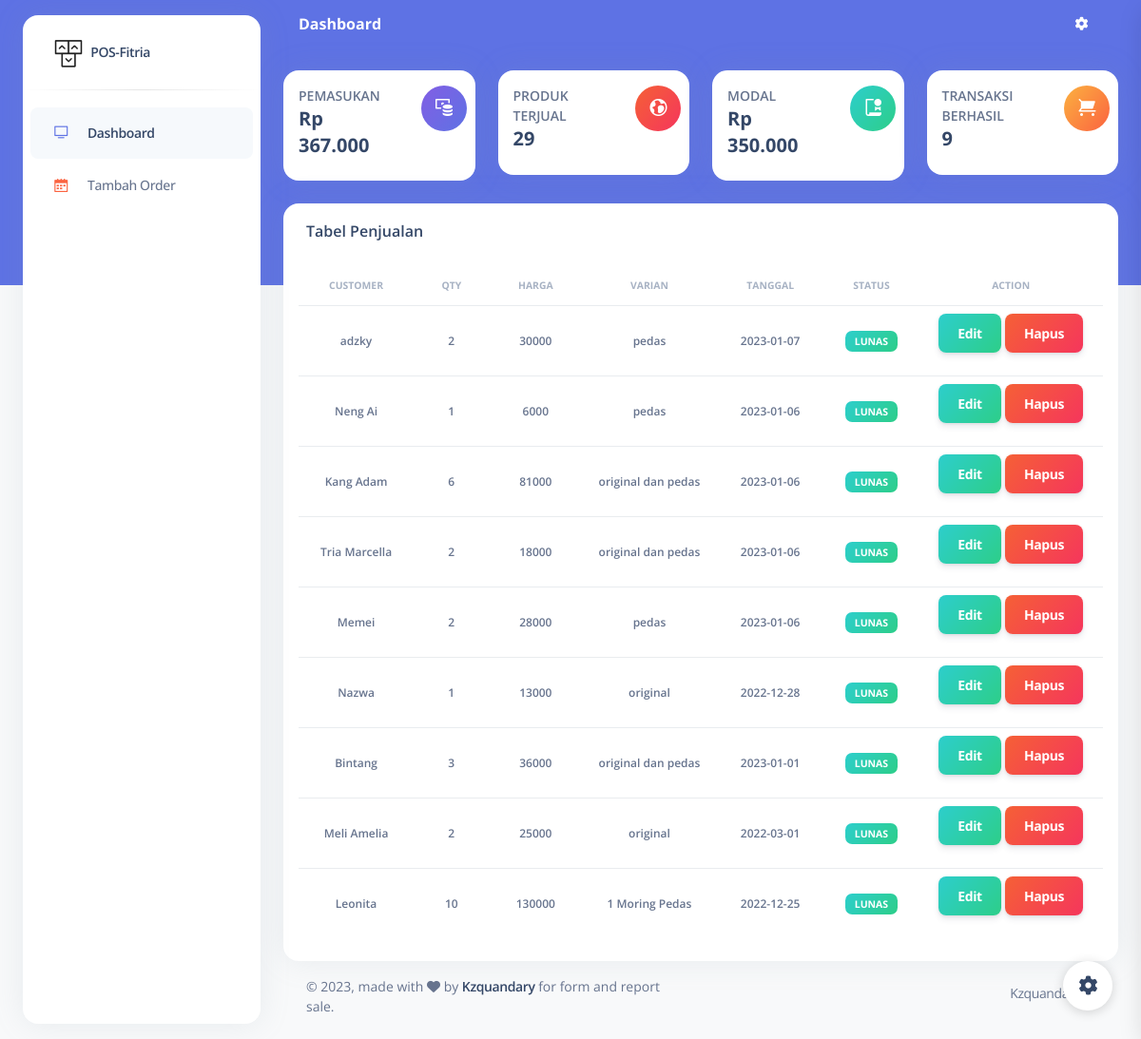
The page / on the database its author committed.
### tables this page shows
CREATE TABLE `sale` (
  `id` int(10) NOT NULL,
  `customer` varchar(50) NOT NULL,
  `qty` int(3) NOT NULL,
  `harga` varchar(30) NOT NULL,
  `varian` text NOT NULL,
  `tanggal` date NOT NULL,
  `status` enum('Lunas','Belum Bayar') NOT NULL
);

### index.php (the view, shortened to what this page needs)
<?php
include 'koneksi.php';
?>
<!DOCTYPE html>
<html lang="en">
<head>
  <link href="./assets/css/nucleo-icons.css" rel="stylesheet" />
  <link href="./assets/css/nucleo-svg.css" rel="stylesheet" />
  <link href="./assets/css/nucleo-svg.css" rel="stylesheet" />
  <link id="pagestyle" href="./assets/css/argon-dashboard.css?v=2.0.4" rel="stylesheet" />
</head>
<body class="g-sidenav-show   bg-gray-100">
  <aside class="sidenav bg-white navbar navbar-vertical navbar-expand-xs border-0 border-radius-xl my-3 fixed-start ms-4 " id="sidenav-main">
    <div class="sidenav-header">
      <a class="navbar-brand m-0" href=" https://demos.creative-tim.com/argon-dashboard/pages/dashboard.html " target="_blank">
        <img src="./assets/img/logo-ct-dark.png" class="navbar-brand-img h-100" alt="main_logo">
        <span class="ms-1 font-weight-bold">POS-Fitria</span>
      </a>
    </div>
    <hr class="horizontal dark mt-0">
    <div class="collapse navbar-collapse  w-auto " id="sidenav-collapse-main">
      <ul class="navbar-nav">
        <li class="nav-item">
          <a class="nav-link active" href="index.php">
            <div class="icon icon-shape icon-sm border-radius-md text-center me-2 d-flex align-items-center justify-content-center">
              <i class="ni ni-tv-2 text-primary text-sm opacity-10"></i>
            </div>
            <span class="nav-link-text ms-1">Dashboard</span>
          </a>
        </li>
        <li class="nav-item">
          <a class="nav-link " href="order.php">
            <div class="icon icon-shape icon-sm border-radius-md text-center me-2 d-flex align-items-center justify-content-center">
              <i class="ni ni-calendar-grid-58 text-warning text-sm opacity-10"></i>
            </div>
            <span class="nav-link-text ms-1">Tambah Order</span>
          </a>
        </li>
  </aside>
  <main class="main-content position-relative border-radius-lg ">
    <nav class="navbar navbar-main navbar-expand-lg px-0 mx-4 shadow-none border-radius-xl " id="navbarBlur" data-scroll="false">
      <div class="container-fluid py-1 px-3">
        <nav aria-label="breadcrumb">
          <h6 class="font-weight-bolder text-white mb-0">Dashboard</h6>
        </nav>
        <div class="collapse navbar-collapse mt-sm-0 mt-2 me-md-0 me-sm-4" id="navbar">
          <ul class="navbar-nav  justify-content-end">
            <li class="nav-item px-3 d-flex align-items-center">
              <a href="javascript:;" class="nav-link text-white p-0">
                <i class="fa fa-cog fixed-plugin-button-nav cursor-pointer"></i>
              </a>
            </li>
          </ul>
        </div>
      </div>
    </nav>
    <div class="container-fluid py-4">
      <div class="row">
        <div class="col-xl-3 col-sm-6 mb-xl-0 mb-4">
          <div class="card">
            <div class="card-body p-3">
              <div class="row">
                <div class="col-8">
                  <div class="numbers">
                    <p class="text-sm mb-0 text-uppercase font-weight-bold">Pemasukan</p>
                    <h5 class="font-weight-bolder">
                    <?php
$query = mysqli_query($con,"SELECT SUM(harga) as total_pemasukan FROM sale");
if ($row = mysqli_fetch_assoc($query)) {
  echo "Rp " . number_format($row['total_pemasukan'],0,',','.');
}
?>
                    </h5>
                  </div>
                </div>
                <div class="col-4 text-end">
                  <div class="icon icon-shape bg-gradient-primary shadow-primary text-center rounded-circle">
                    <i class="ni ni-money-coins text-lg opacity-10" aria-hidden="true"></i>
                  </div>
                </div>
              </div>
            </div>
          </div>
        </div>
        <div class="col-xl-3 col-sm-6 mb-xl-0 mb-4">
          <div class="card">
            <div class="card-body p-3">
              <div class="row">
                <div class="col-8">
                  <div class="numbers">
                    <p class="text-sm mb-0 text-uppercase font-weight-bold">Produk Terjual</p>
                    <h5 class="font-weight-bolder">
                    <?php
$query = mysqli_query($con,"SELECT SUM(qty) as qty FROM sale");
if ($row = mysqli_fetch_assoc($query)) {
  echo $row['qty'];
}
?>
                    </h5>
                  </div>
                </div>
                <div class="col-4 text-end">
                  <div class="icon icon-shape bg-gradient-danger shadow-danger text-center rounded-circle">
                    <i class="ni ni-world text-lg opacity-10" aria-hidden="true"></i>
                  </div>
                </div>
              </div>
            </div>
          </div>
        </div>
        <div class="col-xl-3 col-sm-6 mb-xl-0 mb-4">
          <div class="card">
            <div class="card-body p-3">
              <div class="row">
                <div class="col-8">
                  <div class="numbers">
                    <p class="text-sm mb-0 text-uppercase font-weight-bold">Modal</p>
                    <h5 class="font-weight-bolder">
                    <?php
$query = mysqli_query($con,"SELECT SUM(harga) as total_modal FROM modal");
if ($row = mysqli_fetch_assoc($query)) {
  echo "Rp " . number_format($row['total_modal'],0,',','.');
}
?>
                    </h5>
                  </div>
                </div>
                <div class="col-4 text-end">
                  <div class="icon icon-shape bg-gradient-success shadow-success text-center rounded-circle">
                    <i class="ni ni-paper-diploma text-lg opacity-10" aria-hidden="true"></i>
                  </div>
                </div>
              </div>
            </div>
          </div>
        </div>
        <div class="col-xl-3 col-sm-6">
          <div class="card">
            <div class="card-body p-3">
              <div class="row">
                <div class="col-8">
                  <div class="numbers">
                    <p class="text-sm mb-0 text-uppercase font-weight-bold">Transaksi Berhasil</p>
                    <h5 class="font-weight-bolder">
                    <?php
$query = mysqli_query($con,"SELECT * FROM sale");
$row = mysqli_num_rows($query);
                    echo $row;
?>
                    </h5>
                  </div>
                </div>
                <div class="col-4 text-end">
                  <div class="icon icon-shape bg-gradient-warning shadow-warning text-center rounded-circle">
                    <i class="ni ni-cart text-lg opacity-10" aria-hidden="true"></i>
                  </div>
                </div>
              </div>
            </div>
          </div>
        </div>
      </div>
      <div class="row mt-4">
        <div class="col-lg-14 mb-lg-0 mb-4">
          <div class="card z-index-2 h-100">
            <div class="card-header pb-0 pt-3 bg-transparent">
              <h6 class="text-capitalize">Tabel Penjualan</h6>
            </div>
            <div class="card-body p-3">
              <div class="card-body px-0 pt-0 pb-2">
                <div class="table-responsive p-0">
                  <table class="table align-items-center mb-0">
                    <thead>
                      <tr>
                        <th class="text-center text-uppercase text-secondary text-xxs font-weight-bolder opacity-7">Customer</th>
                        <th class="text-center text-uppercase text-secondary text-xxs font-weight-bolder opacity-7">Qty</th>
                        <th class="text-center text-uppercase text-secondary text-xxs font-weight-bolder opacity-7">Harga</th>
                        <th class="text-center text-uppercase text-secondary text-xxs font-weight-bolder opacity-7">Varian</th>
                        <th class="text-center text-uppercase text-secondary text-xxs font-weight-bolder opacity-7">Tanggal</th>
                        <th class="text-center text-uppercase text-secondary text-xxs font-weight-bolder opacity-7">Status</th>
                        <th class="text-center text-uppercase text-secondary text-xxs font-weight-bolder opacity-7">Action</th>
                      </tr>
                    </thead>
                    <tbody>
                    <?php
$query = mysqli_query($con,"SELECT * FROM sale ORDER BY id DESC");
                    while ($row = mysqli_fetch_assoc($query)) { ?>
                      <tr>
                        <td>
                          <p class="text-xs font-weight-bold mb-0 text-center"><?php echo $row['customer'] ?></p>
                        </td>
                        <td>
                          <p class="text-xs font-weight-bold mb-0 text-center"><?php echo $row['qty'] ?></p>
                        </td>
                        <td>
                          <p class="text-xs font-weight-bold mb-0 text-center"><?php echo $row['harga'] ?></p>
                        </td>
                        <td>
                          <p class="text-xs font-weight-bold mb-0 text-center"><?php echo $row['varian'] ?></p>
                        </td>
                        <td>
                          <p class="text-xs font-weight-bold mb-0 text-center"><?php echo $row['tanggal'] ?></p>
                        </td>
                        <td class="align-middle text-center text-sm">
                        <?php if($row['status'] == 'Lunas'){
                          echo'<span class="badge badge-sm bg-gradient-success">Lunas</span>';
                        } else {
                          echo'<span class="badge badge-sm bg-gradient-secondary">Belum Bayar</span>';
                        } ?>
                        </td>
                        <td class="align-middle text-center">
                          <a href="edit.php?id=<?php echo $row['id'] ?>" class="btn bg-gradient-success">
                            Edit
                          </a>
                          <a href="index.php?hapus=<?php echo $row['id'] ?>" class="btn bg-gradient-danger">
                            Hapus
                          </a>
                        </td>
                      </tr>
                      <?php } ?>
                    </tbody>
                  </table>
                </div>
              </div>
            </div>
          </div>
        </div>
      </div>
      <footer class="footer pt-3  ">
        <div class="container-fluid">
          <div class="row align-items-center justify-content-lg-between">
            <div class="col-lg-6 mb-lg-0 mb-4">
              <div class="copyright text-center text-sm text-muted text-lg-start">
                © ,
                made with <i class="fa fa-heart"></i> by
                <a href="https://www.instagram.com/kzquandary" class="font-weight-bold" target="_blank">Kzquandary</a>
                for form and report sale.
              </div>
            </div>
            <div class="col-lg-6">
              <ul class="nav nav-footer justify-content-center justify-content-lg-end">
                <li class="nav-item">
                  <a href="https://www.instagram.com/kzquandary" class="nav-link text-muted" target="_blank">Kzquandary</a>
                </li>
              </ul>
            </div>
          </div>
        </div>
      </footer>
    </div>
  </main>
  <div class="fixed-plugin">
    <a class="fixed-plugin-button text-dark position-fixed px-3 py-2">
      <i class="fa fa-cog py-2"> </i>
    </a>
    </div>
</body>
</html>

### assets/css/nucleo-svg.css (style rules this page uses)
.icon { display: inline-block; color: #111111; height: 1em; width: 1em; }
.icon-sm { height: 0.8em; width: 0.8em; }
.icon { fill: currentColor; stroke: none; }

### rows shown on the page
sale: customer "adzky", qty "2", harga "30000", varian "pedas", tanggal "2023-01-07", status "LUNAS"
sale: customer "Neng Ai", qty "1", harga "6000", varian "pedas", tanggal "2023-01-06", status "LUNAS"
sale: customer "Kang Adam", qty "6", harga "81000", varian "original dan pedas", tanggal "2023-01-06", status "LUNAS"
sale: customer "Tria Marcella", qty "2", harga "18000", varian "original dan pedas", tanggal "2023-01-06", status "LUNAS"
sale: customer "Memei", qty "2", harga "28000", varian "pedas", tanggal "2023-01-06", status "LUNAS"
sale: customer "Nazwa", qty "1", harga "13000", varian "original", tanggal "2022-12-28", status "LUNAS"
sale: customer "Bintang", qty "3", harga "36000", varian "original dan pedas", tanggal "2023-01-01", status "LUNAS"
sale: customer "Meli Amelia", qty "2", harga "25000", varian "original", tanggal "2022-03-01", status "LUNAS"
sale: customer "Leonita", qty "10", harga "130000", varian "1 Moring Pedas", tanggal "2022-12-25", status "LUNAS"

### other values the page prints
$row['total_pemasukan'] "367.000"
$row['qty'] "29"
$row['total_modal'] "350.000"
$row "9"
